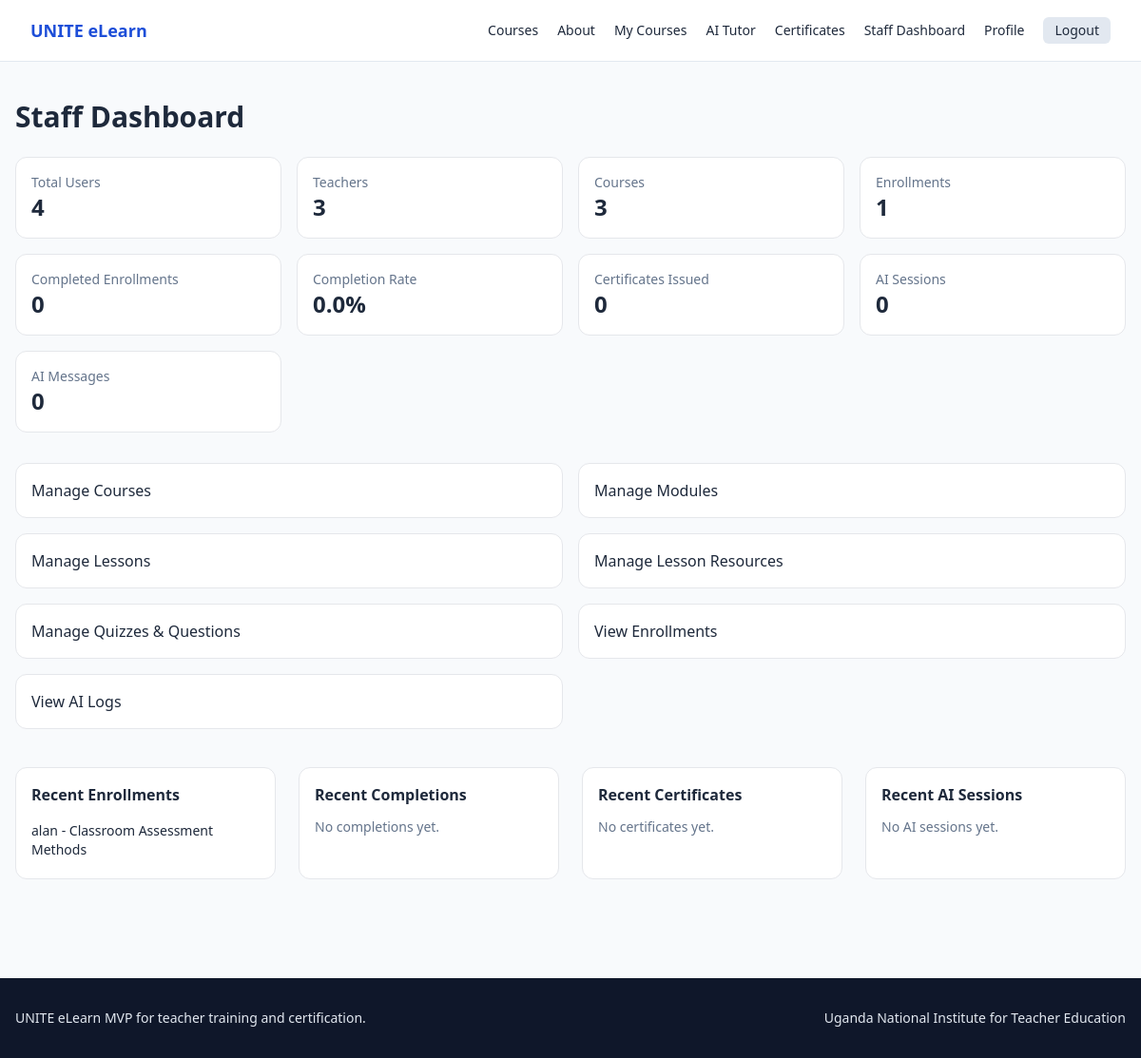
The app's page /dashboard/ (signed in), older data.
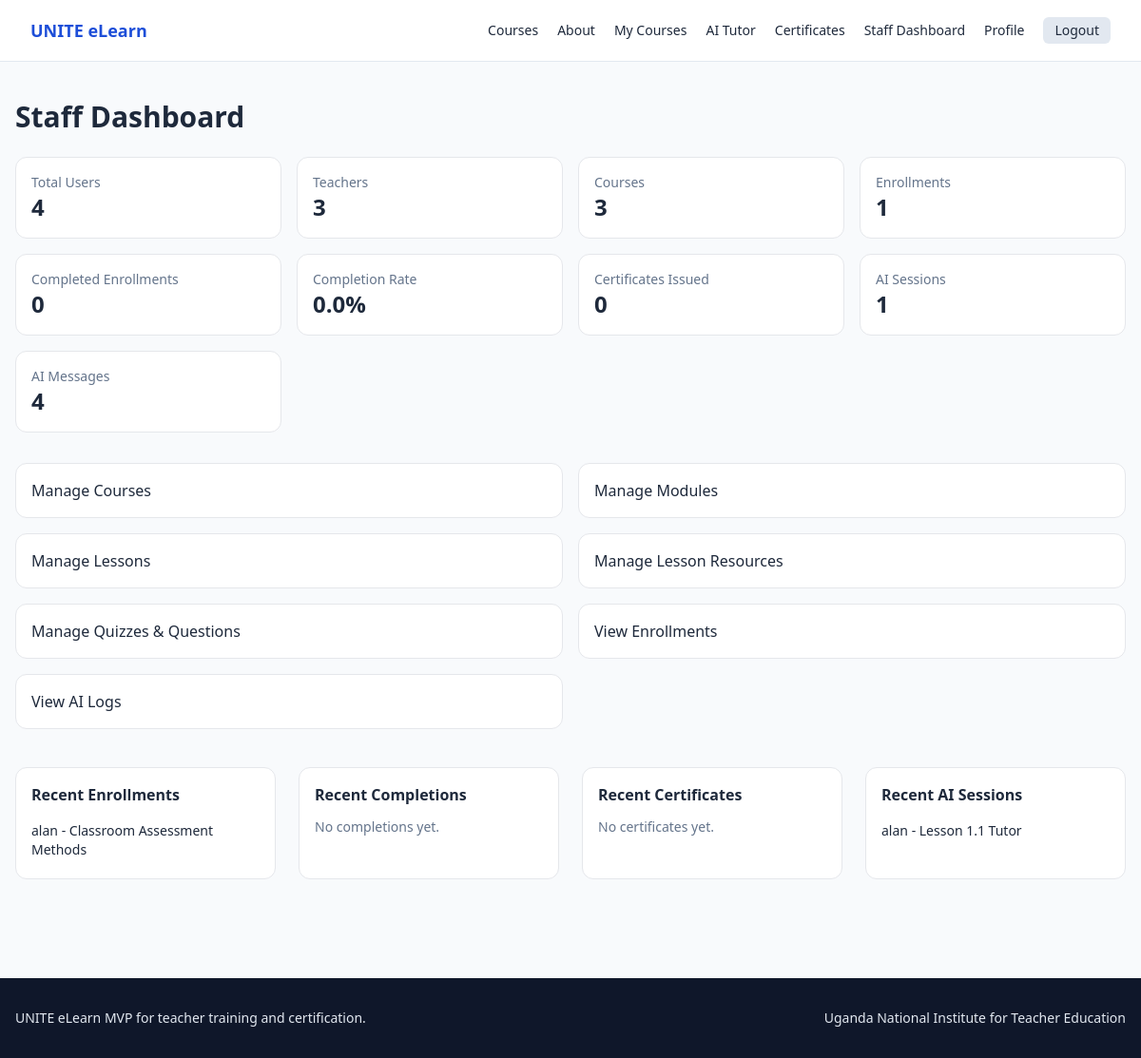
The same page, newer data.
### courses/models.py (models this page shows, shortened)
class Enrollment(models.Model):
    user = models.ForeignKey(User, on_delete=models.CASCADE, related_name="enrollments")
    course = models.ForeignKey(Course, on_delete=models.CASCADE, related_name="enrollments")
    enrolled_at = models.DateTimeField(auto_now_add=True)
    is_completed = models.BooleanField(default=False)
    completed_at = models.DateTimeField(null=True, blank=True)
    class Meta:
        unique_together = ("user", "course")
        ordering = ["-enrolled_at"]

class Course(models.Model):
    LEVEL_BEGINNER = "beginner"
    LEVEL_INTERMEDIATE = "intermediate"
    LEVEL_ADVANCED = "advanced"
    LEVEL_CHOICES = [
        (LEVEL_BEGINNER, "Beginner"),
        (LEVEL_INTERMEDIATE, "Intermediate"),
        (LEVEL_ADVANCED, "Advanced"),
    ]
    title = models.CharField(max_length=255)
    slug = models.SlugField(unique=True, max_length=255)
    category = models.CharField(max_length=120, blank=True, db_index=True)
    level = models.CharField(max_length=20, choices=LEVEL_CHOICES, default=LEVEL_BEGINNER)
    short_description = models.CharField(max_length=300)
    description = models.TextField()
    learning_objectives = models.TextField(blank=True)
    prerequisites = models.TextField(blank=True)
    target_audience = models.TextField(blank=True)
    created_by = models.ForeignKey(
        User,
        on_delete=models.SET_NULL,
        null=True,
        blank=True,
        related_name="created_courses",
    )
    cover_image = models.URLField(blank=True)
    is_published = models.BooleanField(default=True)
    passing_score = models.PositiveIntegerField(default=60)
    estimated_duration_hours = models.PositiveIntegerField(default=6)
    created_at = models.DateTimeField(auto_now_add=True)
    updated_at = models.DateTimeField(auto_now=True)
    class Meta:
        ordering = ["title"]

### ai_tutor/models.py (models this page shows, shortened)
class ChatSession(models.Model):
    user = models.ForeignKey(User, on_delete=models.CASCADE, related_name="chat_sessions")
    course = models.ForeignKey(Course, on_delete=models.SET_NULL, null=True, blank=True, related_name="chat_sessions")
    lesson = models.ForeignKey(Lesson, on_delete=models.SET_NULL, null=True, blank=True, related_name="chat_sessions")
    title = models.CharField(max_length=255, blank=True)
    created_at = models.DateTimeField(auto_now_add=True)
    updated_at = models.DateTimeField(auto_now=True)
    class Meta:
        ordering = ["-updated_at"]

### dashboard/views.py (the view)
# urls.py: path("dashboard/", views.dashboard_home_view, name="home"),
@staff_required
def dashboard_home_view(request):
    total_users = User.objects.count()
    total_teachers = User.objects.filter(profile__role="teacher").count()
    total_courses = Course.objects.count()
    total_enrollments = Enrollment.objects.count()
    completed_enrollments = Enrollment.objects.filter(is_completed=True).count()
    completion_rate = completion_rate_percentage()
    certificates_issued = Certificate.objects.count()
    total_ai_sessions = ChatSession.objects.count()
    total_ai_messages = ChatMessage.objects.count()
    context = {
        "total_users": total_users,
        "total_teachers": total_teachers,
        "total_courses": total_courses,
        "total_enrollments": total_enrollments,
        "completed_enrollments": completed_enrollments,
        "completion_rate": completion_rate,
        "certificates_issued": certificates_issued,
        "total_ai_sessions": total_ai_sessions,
        "total_ai_messages": total_ai_messages,
        "recent_enrollments": Enrollment.objects.select_related("user", "course")[:8],
        "recent_completions": Enrollment.objects.filter(is_completed=True).select_related("user", "course")[:8],
        "recent_certificates": Certificate.objects.select_related("user", "course")[:8],
        "recent_sessions": ChatSession.objects.select_related("user", "course", "lesson")[:8],
    }
    return render(request, "dashboard/home.html", context)

### courses/services.py (called while the page is built)
def completion_rate_percentage():
    total = Enrollment.objects.count()
    if total == 0:
        return 0
    completed = Enrollment.objects.filter(is_completed=True).count()
    return round((completed / total) * 100, 2)

### dashboard/templates/dashboard/home.html (shortened to what this page needs)
{% extends 'base.html' %}
{% block content %}
<div class="max-w-7xl mx-auto px-4 py-10">
    <h1 class="text-3xl font-bold mb-6">Staff Dashboard</h1>
    <div class="grid sm:grid-cols-2 lg:grid-cols-4 gap-4">
        <div class="bg-white border rounded-xl p-4"><p class="text-sm text-slate-500">Total Users</p><p class="text-2xl font-bold">{{ total_users }}</p></div>
        <div class="bg-white border rounded-xl p-4"><p class="text-sm text-slate-500">Teachers</p><p class="text-2xl font-bold">{{ total_teachers }}</p></div>
        <div class="bg-white border rounded-xl p-4"><p class="text-sm text-slate-500">Courses</p><p class="text-2xl font-bold">{{ total_courses }}</p></div>
        <div class="bg-white border rounded-xl p-4"><p class="text-sm text-slate-500">Enrollments</p><p class="text-2xl font-bold">{{ total_enrollments }}</p></div>
        <div class="bg-white border rounded-xl p-4"><p class="text-sm text-slate-500">Completed Enrollments</p><p class="text-2xl font-bold">{{ completed_enrollments }}</p></div>
        <div class="bg-white border rounded-xl p-4"><p class="text-sm text-slate-500">Completion Rate</p><p class="text-2xl font-bold">{{ completion_rate }}%</p></div>
        <div class="bg-white border rounded-xl p-4"><p class="text-sm text-slate-500">Certificates Issued</p><p class="text-2xl font-bold">{{ certificates_issued }}</p></div>
        <div class="bg-white border rounded-xl p-4"><p class="text-sm text-slate-500">AI Sessions</p><p class="text-2xl font-bold">{{ total_ai_sessions }}</p></div>
        <div class="bg-white border rounded-xl p-4"><p class="text-sm text-slate-500">AI Messages</p><p class="text-2xl font-bold">{{ total_ai_messages }}</p></div>
    </div>
    <div class="mt-8 grid md:grid-cols-2 gap-4">
        <a class="bg-white border rounded-xl p-4 hover:bg-slate-50" href="{% url 'dashboard:manage-courses' %}">Manage Courses</a>
        <a class="bg-white border rounded-xl p-4 hover:bg-slate-50" href="{% url 'dashboard:manage-modules' %}">Manage Modules</a>
        <a class="bg-white border rounded-xl p-4 hover:bg-slate-50" href="{% url 'dashboard:manage-lessons' %}">Manage Lessons</a>
        <a class="bg-white border rounded-xl p-4 hover:bg-slate-50" href="{% url 'dashboard:manage-resources' %}">Manage Lesson Resources</a>
        <a class="bg-white border rounded-xl p-4 hover:bg-slate-50" href="{% url 'dashboard:manage-quizzes' %}">Manage Quizzes & Questions</a>
        <a class="bg-white border rounded-xl p-4 hover:bg-slate-50" href="{% url 'dashboard:enrollments' %}">View Enrollments</a>
        <a class="bg-white border rounded-xl p-4 hover:bg-slate-50" href="{% url 'dashboard:ai-logs' %}">View AI Logs</a>
    </div>
    <div class="grid lg:grid-cols-4 gap-6 mt-10">
        <div class="bg-white border rounded-xl p-4">
            <h2 class="font-bold mb-3">Recent Enrollments</h2>
            {% for item in recent_enrollments %}<p class="text-sm py-1">{{ item.user.username }} - {{ item.course.title }}</p>{% empty %}<p class="text-sm text-slate-500">No enrollments yet.</p>{% endfor %}
        </div>
        <div class="bg-white border rounded-xl p-4">
            <h2 class="font-bold mb-3">Recent Completions</h2>
            {% for item in recent_completions %}<p class="text-sm py-1">{{ item.user.username }} - {{ item.course.title }}</p>{% empty %}<p class="text-sm text-slate-500">No completions yet.</p>{% endfor %}
        </div>
        <div class="bg-white border rounded-xl p-4">
            <h2 class="font-bold mb-3">Recent Certificates</h2>
            {% for item in recent_certificates %}<p class="text-sm py-1">{{ item.user.username }} - {{ item.course.title }}</p>{% empty %}<p class="text-sm text-slate-500">No certificates yet.</p>{% endfor %}
        </div>
        <div class="bg-white border rounded-xl p-4">
            <h2 class="font-bold mb-3">Recent AI Sessions</h2>
            {% for item in recent_sessions %}<p class="text-sm py-1">{{ item.user.username }} - {{ item.title|default:'Session' }}</p>{% empty %}<p class="text-sm text-slate-500">No AI sessions yet.</p>{% endfor %}
        </div>
    </div>
</div>
{% endblock %}

Row changes from the older to the newer data that the page shows:
added ChatSession: user.username "alan", title "Lesson 1.1 Tutor"
Text that changed along with them:
{{ total_ai_sessions }}: "0" → "1"
{{ total_ai_messages }}: "0" → "4"
text no longer shown: "No AI sessions yet."
